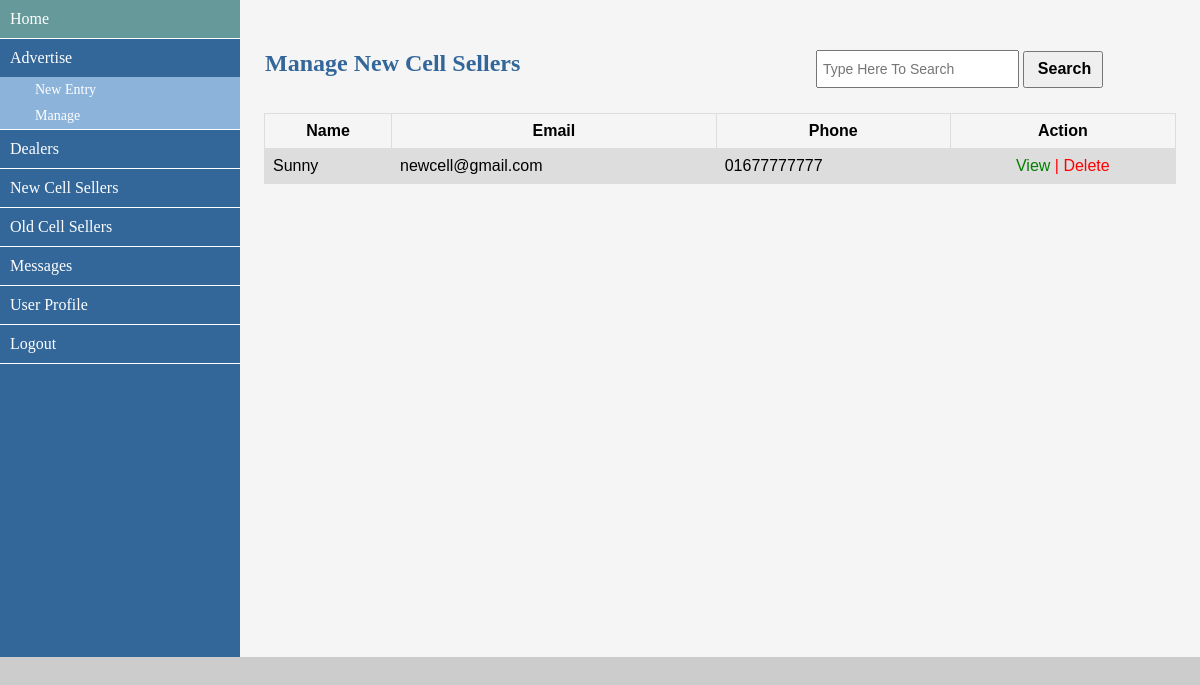
Screenshot of /admin/manage_new_cell_sellers.php (signed in) with the database file from the repository.
### tables this page shows
CREATE TABLE `md_user` (
  `user_id` int(10) NOT NULL,
  `user_name` varchar(40) NOT NULL,
  `user_mail` varchar(40) NOT NULL,
  `user_pass` varchar(40) NOT NULL,
  `user_phone` varchar(20) NOT NULL,
  `user_address` varchar(20) NOT NULL,
  `user_type` varchar(20) NOT NULL,
  `user_image` varchar(100) NOT NULL
);

### admin/database.php (called while the page is built, shortened)
<?php
	$dbHost = "localhost";
	$dbUser = "root";
	$dbPass = "";
	$dbName = "db_md";
	$con = mysqli_connect($dbHost,$dbUser,$dbPass,$dbName);
	function selectAll($query) {
		global $con;
		if ($con) {
			$result = mysqli_query($con,$query);
			if ($result) {
				return $result;
			} else {
				echo mysqli_error($con);
			}
		} else {
			echo "Database connection failed";
		}
	}
?>

### admin/manage_new_cell_sellers.php (the view, shortened to what this page needs)
<?php include_once('admin_sidebar.php'); ?>
		<div class="content">
			<div class="form_title">
				<h2>Manage New Cell Sellers</h2>
			</div>
			<div class="form_search">
				<form action="user_search" method="GET">
					<input type="text" name="search" placeholder="Type Here To Search">
					<input type="submit" value="Search" class="btn_search" onclick="return searchT()">
				</form>
			</div>
			<div class="data">
				<table>
					<tr>
						<th>Name</th>
						<th>Email</th>
						<th>Phone</th>
						<th>Action</th>
					</tr>
					<?php
						$query = "SELECT * FROM md_user WHERE user_type='new-cell-seller'";
						$res = selectAll($query);
						$count = mysqli_num_rows($res);
						if ($count < 1) { ?>
						</table>
							<div class="msg">
								<?php echo "No records found"; ?>
							</div>
							</div>
						<?php
							} else {
								while ($result = mysqli_fetch_assoc($res)) {
						?>
					<tr>
						<td><?= $result['user_name']; ?></td>
						<td><?= $result['user_mail']; ?></td>
						<td><?= $result['user_phone']; ?></td>
						<td style="text-align: center;">
							<a href="view_new_cell_seller.php?v=<?= $result['user_id']; ?>" class="clr">View </a>
							<?php
								if ($_SESSION['post'] == 'super-admin' || $_SESSION['post'] == 'sub-admin') { ?>
							<a href="delete_new_cell_seller.php?d=<?= $result['user_id']; ?>" class="dlt" onclick="return confirm('Are you sure to DELETE?')">| Delete</a>
							<?php } ?>
						</td>
					</tr>
					<?php } ?>
				</table>
			</div>
			<?php } ?>
		</div>
	</div>
</body>
</html>

### admin/assets/css/style.css (style rules this page uses)
* { margin: 0px; padding: 0px; outline: 0; }
body { font-family: verdana; background-color: #ccc; }
a { text-decoration: none; }
.container .content { width: 80%; float: left; background-color: whitesmoke; height: 657px; }
.content .form_title { width: 60%; float: left; }
.form_title h2 { margin-top: 50px; padding-left: 25px; color: #336699; }
.content .form_search { width: 40%; float: left; margin-top: 50px; }
.form_search input { width: 50%; height: 30px; padding: 2px; font-size: 14px; padding-left: 5px; }
.form_search .btn_search { width: 80px; height: 37px; font-size: 16px; font-weight: bold; cursor: pointer; }
.content .data { width: 95%; float: left; margin-top: 25px; margin-left: 2.5%; }
.data table { font-family: arial, sans-serif; border-collapse: collapse; width: 100%; }
.data table td, th { border: 1px solid #dddddd; text-align: left; padding: 8px; }
.data table tr:nth-child(even) { background-color: #dddddd; }
.data table th { text-align: center; }
.clr { color: green; }
.dlt { color: red; }

### rows the page displays
md_user: user_name "Sunny", user_mail "newcell@gmail.com", user_phone "01677777777"
